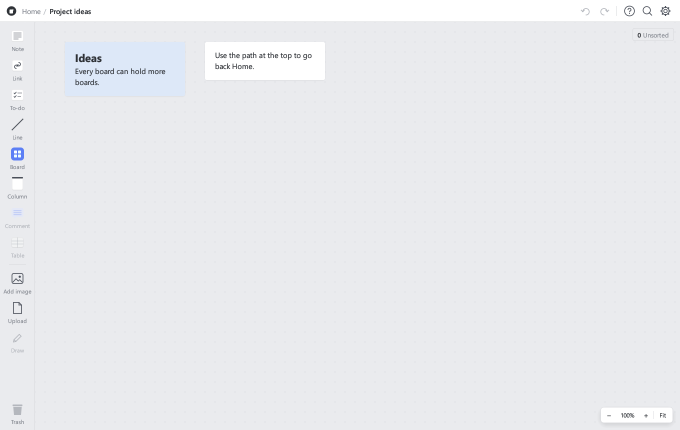
#> input picture shots/after-v2/board.png, 1360 x 860 px, given in place of s148.png, which was not available (shown at 1/2 size)
$ python make_comparisons.py ../../shots/after-v2/board.png ../../shots/after-v2/colors.png
#> lines starting #> are read from the running program, lines starting #| are printed output that depends on the picture
"""Side-by-side pictures: a reference video frame (ads and personal details greyed out),
the app before this round, and after. Run: python make_comparisons.py <frames dir> <app dir>"""
import os
import sys

from PIL import Image, ImageDraw, ImageFont

frames, app = sys.argv[1], sys.argv[2]
after = os.path.join(app, "shots", "after-v2")
before = os.path.join(app, "shots", "before-v2")
out = os.path.join(app, "docs", "comparison")
pairs = [
    ("light-home", "dense/s148.png", "none.png", "none.png"),
    ("dark-home", "dense/s178.png", "dark.png", None),
    ("board-selected-toolbar", "t005.png", "select.png", "select.png"),
    ("board-rename", "dense/s028.png", "rename.png", None),
    ("line-selected-toolbar", "dense/s055.png", "line.png", None),
    ("settings-appearance", "dense/s093.png", "settings.png", None),
    ("dark-note", "dense/s168.png", "dark-edit.png", None),
]
try:
    fnt = ImageFont.truetype("C:/Windows/Fonts/segoeuib.ttf", 22)
except OSError:
    fnt = ImageFont.load_default()


def cover(im):
    """Grey out the promotion banner, the referral link and the account panel."""
    d = ImageDraw.Draw(im)
    w, h = im.size
    sx, sy = w / 1910, h / 888
    for x0, y0, x1, y1 in [(1410, 8, 1615, 36), (1575, 485, 1905, 875), (1545, 45, 1910, 330)]:
        d.rectangle((x0 * sx, y0 * sy, x1 * sx, y1 * sy), fill=(128, 128, 128))
    return im


for name, r, a, b in pairs:
    ri = cover(Image.open(os.path.join(frames, r)).convert("RGB"))
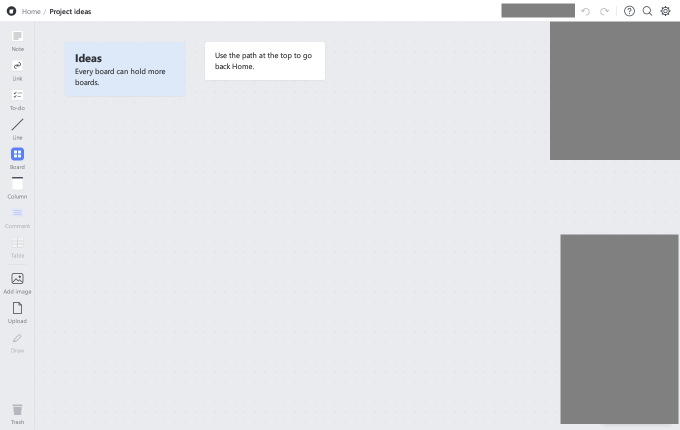
#> ri: PIL image 1360x860 RGB (shown at 1/2 size); mean R, G, B 219.1, 220.1, 222.9
    ri = ri.resize((1360, int(ri.height * 1360 / ri.width)))
    tiles = [("Reference (covered: ads, account)", ri)]
    if b and os.path.exists(os.path.join(before, b)):
        tiles.append(("Before", Image.open(os.path.join(before, b)).convert("RGB")))
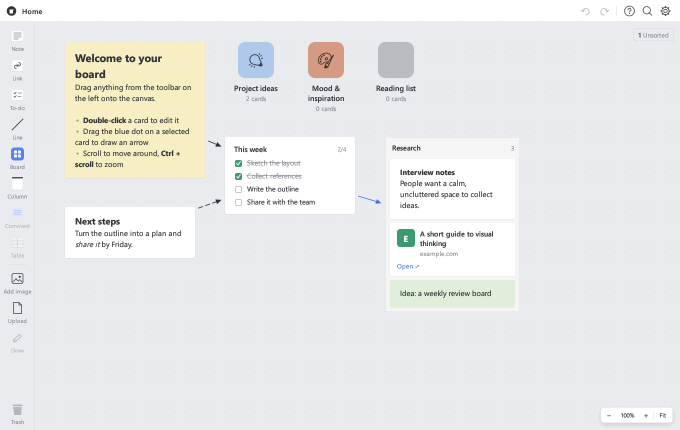
#> input picture shots/after-v2/none.png, 1360 x 860 px, found by its file name (shown at 1/2 size)
    tiles.append(("After", Image.open(os.path.join(after, a)).convert("RGB")))
    height = max(t[1].height for t in tiles) + 40
#> height = 900
    sheet = Image.new("RGB", (1360 * len(tiles) + 20 * (len(tiles) - 1), height), (255, 255, 255))
#> sheet: PIL image 4120x900 RGB; every value is 255
    d = ImageDraw.Draw(sheet)
    x = 0
    for label, im in tiles:
        sheet.paste(im, (x, 40))
        d.text((x + 10, 8), label, fill=(40, 40, 40), font=fnt)
        x += 1360 + 20
#> this loop made 3 passes
#> (label, x) on passes 1 to 3: ('Reference (covered: ads, account)', 1380), ('Before', 2760), ('After', 4140)
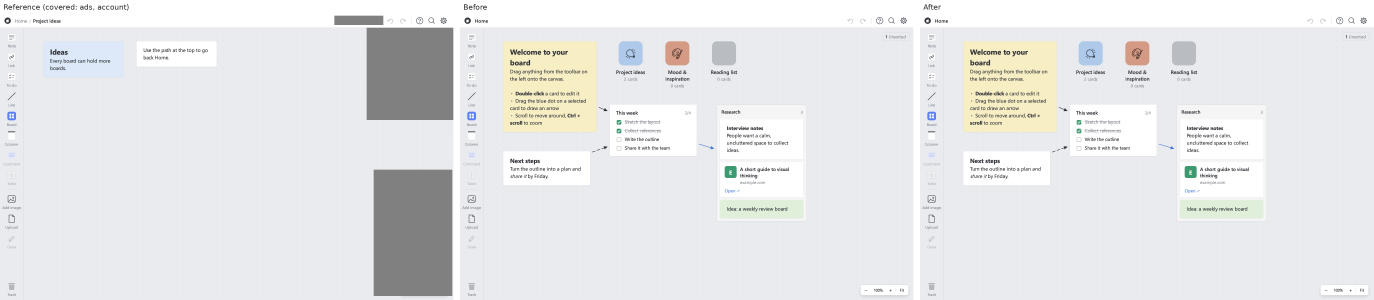
#> sheet: PIL image 4120x900 RGB (shown at 1/3 size); mean R, G, B 230.4, 231.1, 231.7
#> after the loop, x = 4140
    sheet.thumbnail((2400, 2400))
#> sheet: PIL image 2400x524 RGB
    sheet.save(os.path.join(out, name + ".png"))
    print("wrote", name)
#> pass 2 of the loop `for name, r, a, b in pairs:`:
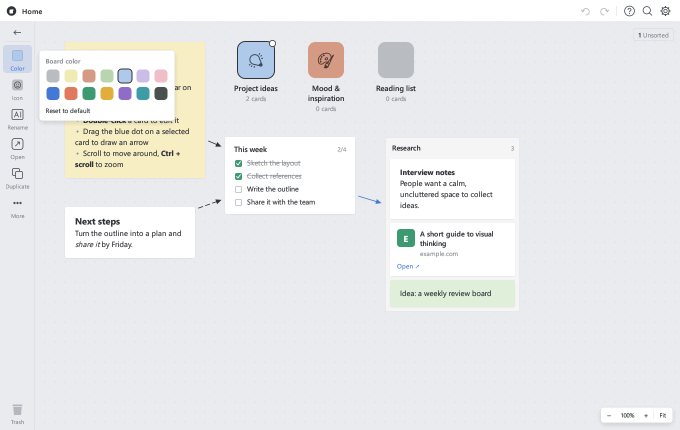
#> input picture shots/after-v2/colors.png, 1360 x 860 px, given in place of s178.png, which was not available (shown at 1/2 size)
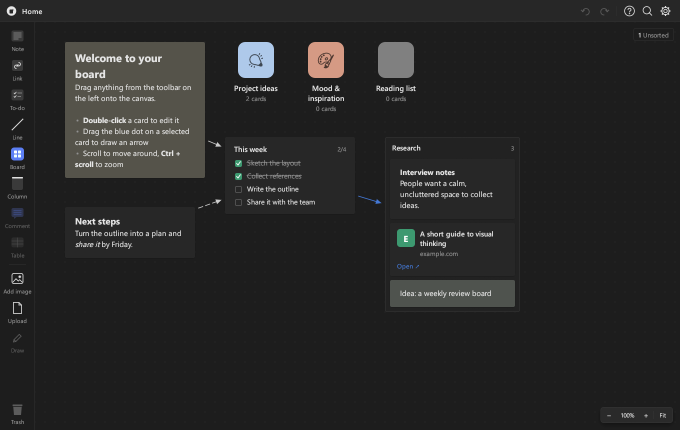
#> input picture shots/after-v2/dark.png, 1360 x 860 px, found by its file name (shown at 1/2 size)
#> the loop `for label, im in tiles:` made 2 passes
#> after the loop `for label, im in tiles:`:
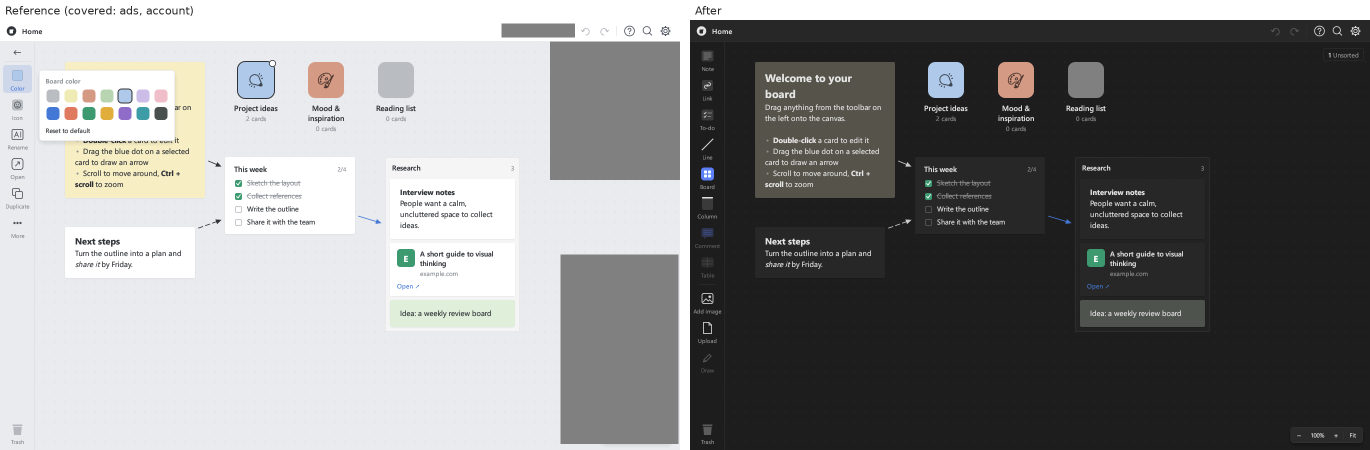
#> sheet: PIL image 2740x900 RGB (shown at 1/2 size); mean R, G, B 135.6, 135.8, 135.7
#> after the loop `for label, im in tiles:`: x = 2760
#> pass 3 of the loop `for name, r, a, b in pairs:`:
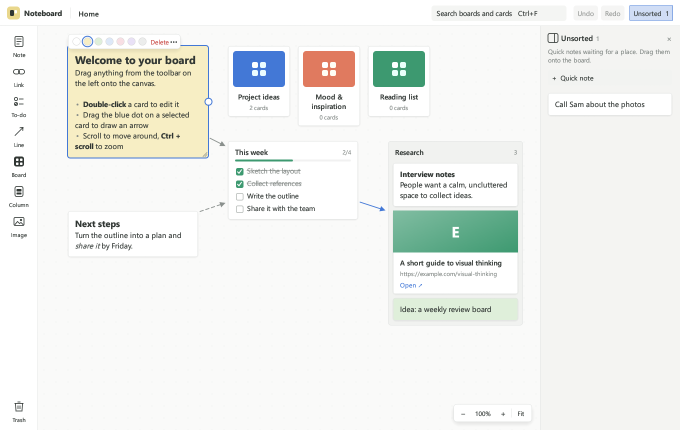
#> input picture shots/select.png, 1360 x 860 px, found by its file name (shown at 1/2 size)
#> the loop `for label, im in tiles:` made 3 passes
#> after the loop `for label, im in tiles:`:
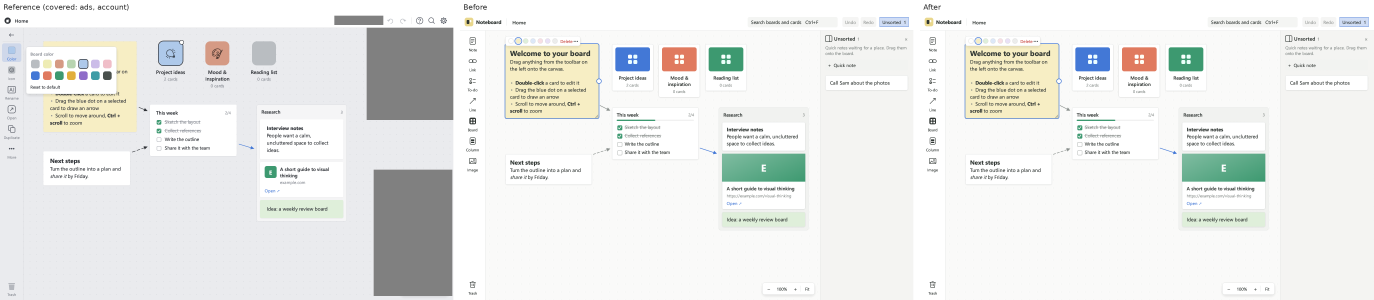
#> sheet: PIL image 4120x900 RGB (shown at 1/3 size); mean R, G, B 234, 235.2, 233.2
#> after the loop `for label, im in tiles:`: x = 4140
#> (the run stopped early here; a loop or call above may not have finished)
